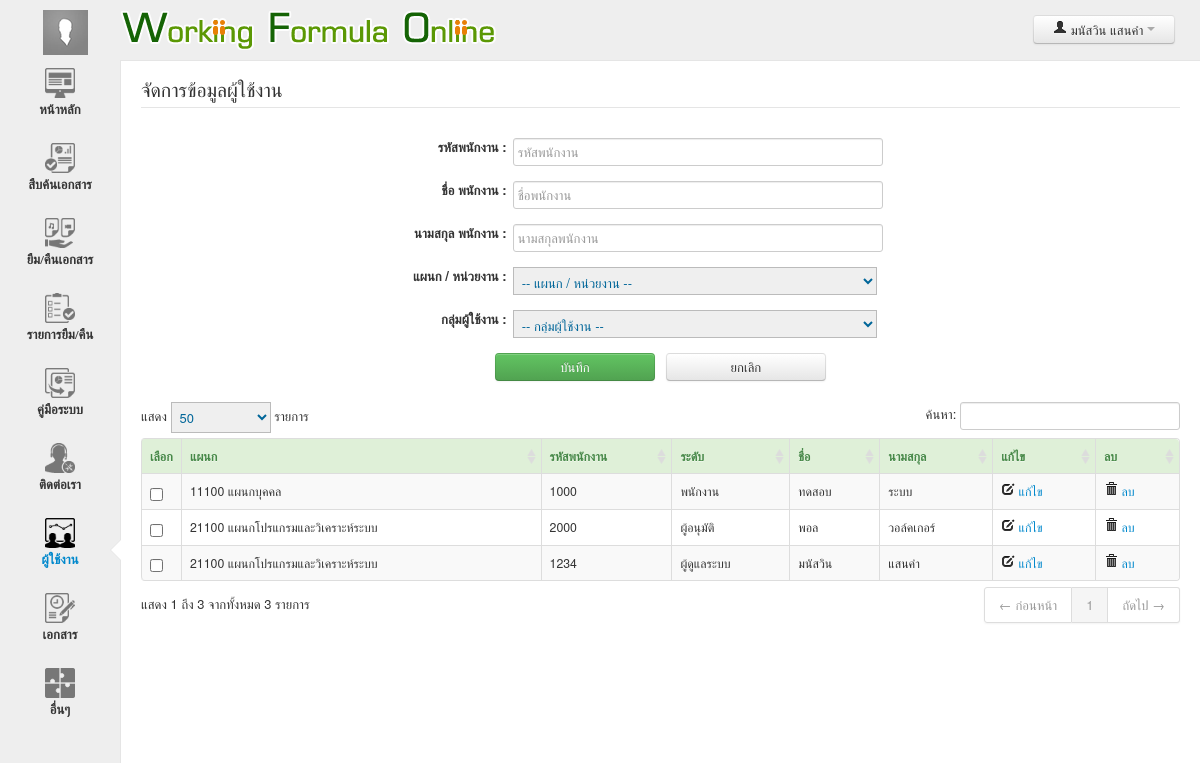
/main.php?page=user (signed in), run on the app's committed database.
### tables this page shows
CREATE TABLE `tb_user` (
  `user_id` char(4) NOT NULL DEFAULT '',
  `password` char(10) DEFAULT NULL,
  `firstname` char(40) DEFAULT NULL,
  `lastname` char(40) DEFAULT NULL,
  `dept_id` int(5) DEFAULT NULL,
  `g_id` int(5) NOT NULL,
  `avartar` varchar(255) NOT NULL,
  `u_email` varchar(255) NOT NULL,
  `u_tel` varchar(255) NOT NULL,
  PRIMARY KEY (`user_id`)
);

CREATE TABLE `department` (
  `dept_id` varchar(5) NOT NULL DEFAULT '',
  `dept_name` varchar(100) DEFAULT NULL,
  PRIMARY KEY (`dept_id`)
);

CREATE TABLE `tb_guser` (
  `g_id` int(5) NOT NULL AUTO_INCREMENT,
  `g_name` varchar(255) NOT NULL,
  PRIMARY KEY (`g_id`)
);

### include/function.php (called while the page is built, shortened)
<?php
function selects($table,$condition){
$sql = "select * from $table $condition";
$dbquery = mysql_query($sql);
$rows = array();
while (($result = mysql_fetch_array($dbquery)) !== FALSE)
    $rows[] = $result;
	return $rows;
}
?>

### user.php (the view, shortened to what this page needs)
<form name="frmAdd" id="frmAdd" method="post" enctype="multipart/form-data">
<table width="50%" border="0" align="center" cellpadding="3" cellspacing="3">
  <tr>
    <th align="right" valign="top">รหัสพนักงาน :</th>
    <td><input name="user_id" type="text" id="user_id" size="40" autocomplete="off" class="span4" placeholder="รหัสพนักงาน"/></td>
  </tr>
  <tr>
    <th align="right" valign="top">ชื่อ พนักงาน :</th>
    <td><input name="firstn" type="text" class="span4" id="firstn" placeholder="ชื่อพนักงาน" size="40"/></td>
    </tr>
  <tr>
    <th align="right" valign="top">นามสกุล พนักงาน :</th>
    <td><input name="lastn" type="text" class="span4" id="lastn" placeholder="นามสกุลพนักงาน" size="40"/></td>
    </tr>
  <tr>
    <th align="right" valign="top">แผนก / หน่วยงาน :</th>
    <td>
    <select class="span5" id="dept_id" name="dept_id">
        <option value="">-- แผนก / หน่วยงาน --</option>
        </select>
    </td>
    </tr>
  <tr>
    <th align="right" valign="top">กลุ่มผู้ใช้งาน :</th>
    <td>
    <select class="span5" id="g_id" name="g_id">
        <option value="">-- กลุ่มผู้ใช้งาน --</option>
        </select>
    </td>
    </tr>
  <tr>
    <td colspan="2" align="center"><input type="button" name="save" id="save" value="บันทึก" class="btn btn-success span2">
      &nbsp; <input type="button" name="cancel" id="cancel" value="ยกเลิก" class="btn span2"></td>
  </tr>
</table>
</form>
<br />
<table width="100%" class="table table-striped table-bordered table-hover" id="tb_pang">
<thead>
	<tr class='alert alert-success'>
		<th style="width:8px;">เลือก</th>
		<th>แผนก</th>
        <th>รหัสพนักงาน</th>
        <th>ระดับ</th>
        <th>ชื่อ</th>
        <th>นามสกุล</th>
		<th>แก้ไข</th>
		<th>ลบ</th>
	</tr>
</thead>
<tbody>
<?PHP
	$sql=selects("tb_user un inner join department dp on un.dept_id=dp.dept_id inner join tb_guser gu on un.g_id=gu.g_id","where 1=1 order by un.firstname");
	foreach($sql as $data){
    $val = $data['user_id']."|".$data['firstname']."|".$data['lastname']."|".$data['dept_id']."|".$data['g_id'];
?>
	<tr class="odd gradeX"  style="cursor:pointer;" src="<?=$data['user_id'];?>">
		<td><input type="checkbox" name="chk[]" class="checkboxes" value="<?=$data['user_id'];?>" /></td>
		<td><?=$data['dept_id']." ".$data['dept_name'];?></td>
        <td><?=$data['user_id'];?></td>
        <td><?=$data['g_name'];?></td>
        <td><?=$data['firstname'];?></td>
        <td><?=$data['lastname'];?></td>
		<td align='center'><a href="javascript:void(0)" id='edit' value="<?=$data['user_id'];?>" name="<?=$val;?>"><i class="icon-edit"></i> แก้ไข</a></td>
		<td align='center'><a href="javascript:void(0)" id='del' value="<?=$data['user_id'];?>"><i class="icon-trash"></i> ลบ</a></td>
	</tr>
<?PHP
	}
?>
</tbody>
</table>

### main.php (shortened to what this page needs)
<?PHP
include "include/function.php";
$url=$_GET['page'];
?>
<!doctype html>
<html>
<head>
	<link rel="stylesheet" type="text/css" href="css/bootstrap.css"/>
	<link rel="stylesheet" type="text/css" href="css/bootstrap-responsive.css"/>
	<link rel="stylesheet" type="text/css" href="css/style.css"/>
	<link href="css/ytLoad.jquery.css" rel="stylesheet" type="text/css">
    <link rel="stylesheet" href="css/formToWizard.css" />
    <link rel="stylesheet" href="css/validationEngine.jquery.css" />
    <link rel="stylesheet" href="plugins/data-tables/DT_bootstrap.css" />
    <link href="plugins/jquery-autocomplete/jquery.autocomplete.css" rel="stylesheet"/>
    <link type="text/css" href="plugins/jquery-ui/css/custom-theme/jquery-ui-1.10.0.custom.css" rel="stylesheet" />
	<link rel="stylesheet" type="text/css" href="plugins/fancybox/jquery.fancybox-1.3.4.css" media="screen" />
	<link rel="stylesheet" href="css/A_green.css" />
	<link rel="stylesheet" href="css/pagination.css" />
</head>
<body>
	<div class="navbar navbar-fixed-top m-header">
		<div class="navbar-inner m-inner">
			<div class="container-fluid">
				<a class="brand m-brand" href="main.php?page=home"><img src="img/avatar.png"></a>
	            <form class="form-search m-search span5">
					<img src="img/logo.png">
				</form>
				<div class="nav-collapse collapse">
					<div class="btn-group pull-right">
				        <a class="btn dropdown-toggle" data-toggle="dropdown" href="#">
			          		<i class="icon-user"></i> <?=$_SESSION["firstname"]." ".$_SESSION["lastname"];?>
			          		<span class="caret"></span>
				        </a>
			      	</div>
	          	</div>
			</div>
		</div>
	</div>
	<div class="m-top"></div>
	<div class="sidebar">
		<ul class="nav nav-tabs nav-stacked">
			<li class="<?=($url=="home" ? 'active' : '');?>">
				<a href="main.php?page=home">
					<div>
						<div class="ico">
							<img src="img/ico/Above-The-Fold-40.png">
						</div>
						<div class="title">
							หน้าหลัก
						</div>
					</div>
				</a>
			</li>
			<li class="<?=($url=="search" ? 'active' : '');?>">
				<a href="main.php?page=search">
					<div>
						<div class="ico">
							<img src="img/ico/Seo-Report-40.png">
						</div>
						<div class="title">
							สืบค้นเอกสาร
						</div>
					</div>
				</a>
			</li>
			<li class="<?=($url=="borrow" ? 'active' : '');?>">
				<a href="main.php?page=borrow">
					<div>
						<div class="ico">
							<img src="img/ico/File-Sharing-40.png">
						</div>
						<div class="title">
							ยืม/คืนเอกสาร
						</div>
					</div>
				</a>
			</li>
			<li class="<?=($url=="borrow_list" || $url=="borrow_detail" ? 'active' : '');?>">
				<a href="main.php?page=borrow_list">
					<div>
						<div class="ico">
							<img src="img/ico/Directory-Submission-40.png">
						</div>
						<div class="title">
							รายการยืม/คืน
						</div>
					</div>
				</a>
			</li>
			<li class="<?=($url=="manual" ? 'active' : '');?>">
				<a href="main.php?page=manual">
					<div>
						<div class="ico">
							<img src="img/ico/Duplicate-Content-40.png">
						</div>
						<div class="title">
							คู่มือระบบ
						</div>
					</div>
				</a>
			</li>
			<li class="<?=($url=="contact" ? 'active' : '');?>">
				<a href="main.php?page=contact">
					<div>
						<div class="ico">
							<img src="img/ico/Technical-Support-40.png">
						</div>
						<div class="title">
							ติดต่อเรา
						</div>
					</div>
				</a>
			</li>
			<li class="<?=($url=="user" ? 'active' : '');?>">
				<a href="main.php?page=user">
					<div>
						<div class="ico">
							<img src="img/ico/SEO-Training-40.png">
						</div>
						<div class="title">
							ผู้ใช้งาน
						</div>
					</div>
					<div class="arrow">
						<div class="bubble-arrow-border"></div>
						<div class="bubble-arrow"></div>
					</div>
				</a>
			</li>
			<li class="<?=($url=="documents" ? 'active' : '');?>">
				<a href="main.php?page=documents">
					<div>
						<div class="ico">
							<img src="img/ico/Long-Term-Contract-40.png">
						</div>
						<div class="title">
							เอกสาร
						</div>
					</div>
				</a>
			</li>
			<li class="">
				<a href="#" id="btn-more">
					<div>
						<div class="ico">
							<img src="img/ico/Related-Content-40.png">
						</div>
						<div class="title">
							อื่นๆ
						</div>
					</div>
				</a>
			</li>
	    </ul>
	</div>
	<div class="main-container">
		<div class="container-fluid">
		<div class="res">
		<legend>
        <?PHP
		switch ($_GET['page']){
		case "user":
			echo "จัดการข้อมูลผู้ใช้งาน";
		break;
		}
		?>
        </legend>
		</div>
		<?PHP
		include $_GET['page'].".php";
		?>
		</div>
	</div>
</body>
</html>

### css/style.css (style rules this page uses)
html, body { background-color: #eeeeee; -webkit-background-size: cover; -moz-background-size: cover; -o-background-size: cover; background-size: cover; background-attachment:fixed; }
form { margin: 0; }
select { width: auto; }
.m-inner { background:url('../img/business.jpg') no-repeat center center fixed; -webkit-background-size: cover; -moz-background-size: cover; -o-background-size: cover; background-size: cover; background-attachment:fixed; padding: 10px 0; box-shadow: none; -webkit-box-shadow: none; -moz-box-shadow: none; }
.m-top { height: 60px; }
.m-search { padding: 0px 0px 0px 0px; margin-left: -10px; }
.sidebar { width: 120px; float: left; height: 100%; position: fixed; left: 0; top: 60px; border-right: 1px solid #E5E5E5; }
.sidebar .nav { margin-bottom: 0; position: relative; }
.sidebar .nav li { width: 100%; }
.sidebar .nav-tabs > li > a:hover, .sidebar .nav-tabs > li.active > a { background: none; color: #08C !important; }
.sidebar .nav-tabs > li.active .arrow { display: block !important; }
.sidebar .nav-tabs.nav-stacked > li > a { position: relative; border: none; border-radius: none; -webkit-border-radius: none; -moz-border-radius: none; text-align: center; font-size: 11px; height: 60px; display: block; color: #353535; }
.sidebar .nav-tabs.nav-stacked > li.active img, .sidebar .nav-tabs.nav-stacked > li > a:hover img { opacity: 1; -moz-opacity: 1; filter:alpha(opacity=1); }
.sidebar .nav-tabs.nav-stacked > li > a img { display: inline; opacity: 0.5; -moz-opacity: 0.5; filter:alpha(opacity=5); }
.sidebar .nav-tabs.nav-stacked > li:first-child > a { border-radius: 0 !important; -webkit-border-radius: none !important; -moz-border-radius: none !important; }
.sidebar .nav-tabs.nav-stacked > li:last-child > a { border-radius: 0 !important; -webkit-border-radius: none !important; -moz-border-radius: none !important; }
.main-container { background-color: white; min-height: 500px; margin-left: 120px; border-top: 1px solid #E5E5E5; border-left: 1px solid #E5E5E5; }
.m-brand { text-align: center; width: 100px; padding: 0px 15px 0px !important; }
.arrow { display: none; }
.bubble-arrow-border { border-color: transparent #E5E5E5 transparent transparent; border-style: solid; border-width: 10px; height:0; width:0; position:absolute; top: 30px; right: 0px; }
.bubble-arrow { border-color: transparent #FFF transparent transparent; border-style: solid; border-width: 10px; height:0; width:0; position:absolute; top: 30px; right: -1px; }
.title { font-size:13px;padding-top:3px; font-weight:bold; font-family:'tahoma' }
.ico img { height:30px; }
legend { padding-top:10px; }
.btn { min-width:120px !important; }
input[type=text],textarea,[type=password],select { color: #006699 !important; }
img { border:none; }
table tr { cursor:pointer; }

### data on the page
tb_user: dept.dept_id "11100", dept.dept_name "แผนกบุคคล", user_id "1000", g.g_name "พนักงาน", firstname "ทดสอบ", lastname "ระบบ"
tb_user: dept.dept_id "21100", dept.dept_name "แผนกโปรแกรมและวิเคราะห์ระบบ", user_id "2000", g.g_name "ผู้อนุมัติ", firstname "พอล", lastname "วอล์คเกอร์"
tb_user: dept.dept_id "21100", dept.dept_name "แผนกโปรแกรมและวิเคราะห์ระบบ", user_id "1234", g.g_name "ผู้ดูแลระบบ", firstname "มนัสวิน", lastname "แสนคำ"

### other printed values
$_SESSION["firstname"] "มนัสวิน"
$_SESSION["lastname"] "แสนคำ"
